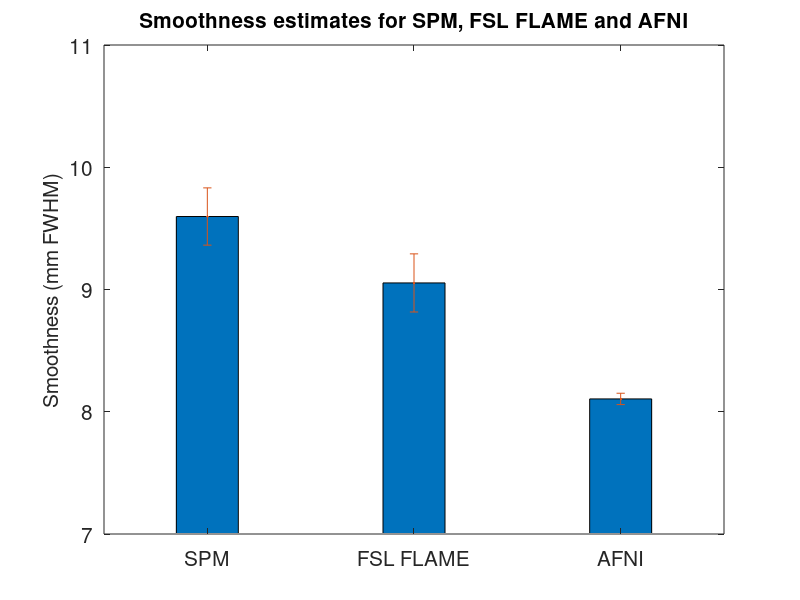
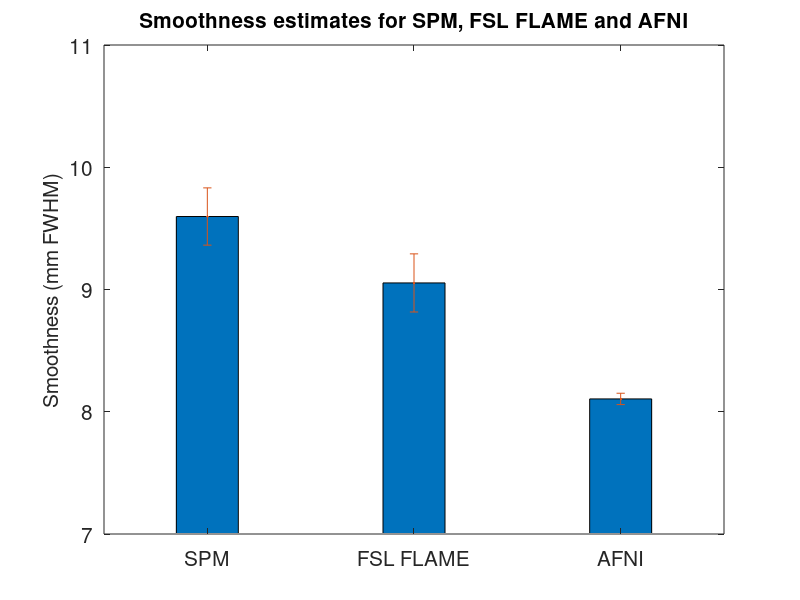

Source code (MATLAB) for these figures, in order:
close all
clear all
clc

% Beijing 6 mm event 2 two-sample t-test 20 subjects total

SPM_smoothness = [
    9.6497
    9.8273
    8.9793
    9.1973
    9.5594
    9.2537
   10.1216
    9.3283
    9.4694
    9.2619
    9.7295
    9.6700
    9.7262
    9.7169
    9.6259
    9.6641
    9.8902
    9.2432
    9.5214
    9.6641
   10.4680
    9.5246
    9.8628
    9.5637
    9.6182
    9.2671
    9.8939
    9.6610
    9.2717
    9.4611
    9.5496
    9.7142
    9.8089
    9.4576
    9.5597
    9.5570
    9.2548
    9.3603
    9.8353
    9.4194
    9.8579
    9.7497
    9.5208
    9.8667
    9.7251
    9.9086
    9.3736
    9.4035
    9.7489
    9.6879
    9.5013
    9.7769
    9.5845
    9.3988
    9.6191
    9.5353
    9.7763
   10.0066
    9.3405
    9.8822
    9.2390
    9.6835
    9.7983
    9.7609
    9.4415
    9.4410
    9.2925
    9.8532
    9.3535
    9.3805
    9.8657
    9.6269
    9.5804
    9.5265
    9.4607
    9.5928
    9.9814
    9.5341
    9.8117
    9.4170
    9.5937
    9.7174
    9.4586
    9.4580
    9.3885
    9.2768
    9.3795
    9.4557
    9.6273
    9.8486
    9.5334
    9.3885
    9.9977
    9.4636
    9.2215
    9.5079
    9.5018
    9.9740
    9.6921
    9.5528
    9.8126
    9.2294
   10.0985
    9.4877
    9.8083
    9.6911
    9.6763
    9.6616
    9.7511
    9.4382
    9.8274
    9.6211
    9.5321
    9.1532
    9.7951
    9.5588
   10.0032
    9.5484
    9.3050
    9.9310
    9.5281
    9.1868
    9.7320
    9.6831
    9.1183
    9.1206
    9.4802
    9.5057
    9.9011
    9.5341
    9.6096
    9.4728
    9.8040
   10.0447
    9.2880
    9.7675
    9.3784
    9.3084
    9.9232
    9.4044
    9.4540
   10.1545
    9.8309
    9.1851
    9.4783
    9.8342
    9.7923
    9.3109
    9.6266
    9.7351
    9.2815
    9.2630
    9.1208
    9.3747
    9.3914
    9.6519
   10.0450
    9.8820
    9.6001
   10.0036
    9.2369
    9.4713
    9.4958
    9.5021
    9.5905
    9.7820
    9.7277
    9.8143
    9.9573
    9.9348
    9.7326
    9.3910
    9.5011
    9.6533
    9.6520
    9.1588
    9.6187
    9.1240
    9.9532
    9.7241
    9.5707
    9.6209
    9.5486
    9.8185
    9.2786
    9.3635
    9.6392
    9.7123
    9.5801
    9.4871
   10.0651
    9.4061
    9.7903
    9.3460
    9.7000
   10.2384
    9.5130
    9.3415
    9.6718
    9.5298
    9.7951
    9.4559
    9.6250
    9.6858
    9.4972
    9.5618
    9.5343
    9.8981
    9.3963
    9.9816
    9.7326
   10.0833
    9.4047
    9.7240
    9.9040
    9.5228
    9.5648
    9.8663
   10.0773
    9.5808
    9.6765
    9.6020
    9.5218
    9.5596
    9.8174
    9.4614
    9.5730
    9.8012
    9.6692
    9.4902
    9.7846
    9.4733
    9.5273
    9.6157
    9.4388
    9.4609
    9.5114
    9.5928
    9.7142
   10.0322
    9.4670
    9.4635
    9.5895
    9.5089
    9.5131
    9.9761
   10.0939
    9.5559
    9.5869
    9.8295
    9.9070
    9.7415
   10.0065
    9.0974
    9.7292
    9.8096
    9.4773
    9.8306
    9.4335
    9.6465
   10.2362
    9.9361
    9.7401
    9.2845
    9.3947
    9.2568
    9.6724
    9.3171
    9.2815
    9.5839
    9.6512
    9.9590
    9.5167
    9.3285
    9.3346
    9.4318
    9.6103
    9.6324
    9.2445
    9.4897
    9.7888
    9.6558
    9.8380
    9.3607
    9.6005
   10.3579
    9.5689
    9.2504
    9.0316
    9.2025
    9.7170
    9.5293
    9.5561
    9.4701
    9.6627
    9.6823
    9.3934
    9.6669
    9.7059
    9.7005
    9.2388
    9.7520
    9.6217
    9.3641
   10.0779
    9.9691
    9.5851
    9.5888
    9.8001
    9.7299
    9.4718
    9.7422
    9.6728
    9.3438
    9.3253
    9.4657
    9.5313
    9.4697
    9.4708
    9.4513
    9.3947
    9.9386
    9.6882
    9.2349
    9.7462
    9.5147
    9.8142
    9.5896
    9.4350
    9.5791
    9.6115
    9.5406
    9.4292
    9.8932
    9.5703
    9.3358
    9.9252
    9.4691
    9.5665
    9.5810
    9.7799
    9.6266
    9.8800
    9.6460
    9.6672
    9.6775
    9.6301
    9.3039
    9.5887
    9.6469
    9.5739
   10.4073
    9.6025
    9.2136
    9.2853
    9.9531
    9.4917
    9.5647
    9.9516
   10.0175
    9.7430
    9.6960
    9.9546
    9.5878
    9.5440
    9.4132
    9.5712
    9.9442
    9.3659
    9.7023
    9.3544
    9.5659
    9.1378
    9.8081
    9.6306
    9.4846
    9.6518
    9.6321
    9.6586
    9.8734
    9.7108
    9.9021
    9.2692
    9.3227
    9.3818
    9.4571
    9.5342
    9.4532
    9.9516
   10.0812
    9.8741
    9.6775
    9.4410
    9.0626
    9.7061
    9.7995
    9.4051
    9.8539
    9.8937
    9.3226
    9.2661
    9.4979
    9.5772
    9.3625
    9.6499
    9.7268
    9.6464
    9.4128
    9.5669
    9.7750
    8.9770
    9.6475
    9.2749
    9.6447
    9.3783
    9.5595
    9.6314
    9.5325
    9.7108
    9.3602
    9.8417
    9.3146
    9.8478
    9.6034
    9.3049
    9.8539
    9.3375
    9.8574
    9.3929
    9.5890
    9.2781
    9.6049
    9.8237
    9.8103
    9.3607
    9.7702
    9.3241
    9.4296
    9.5227
    9.5054
    9.4625
    9.5763
    9.6314
    9.8748
    9.5665
    9.5573
    9.6701
    9.4320
    9.5847
    9.4171
    9.5560
    9.7823
    9.6326
    9.6808
    9.4334
    9.6810
    9.3164
    9.5590
    9.4264
    9.3774
    9.2010
    9.5991
    9.3222
    9.4760
    9.5409
    9.5925
    9.7745
    9.7307
    9.6390
    9.8230
    9.8289
    9.7438
    8.9807
    9.4722
    9.9193
    9.6828
    9.9154
    9.6917
    9.7677
    9.8965
    9.4537
    9.4128
    9.6962
    9.2702
    9.8327
    9.8233
    9.6572
    9.3064
    9.6940
   10.0425
    9.6768
   10.2237
    9.9460
    9.5998
    9.5437
    9.6347
    9.3257
    9.7581
    9.4400
    9.2586
    9.6561
    9.4478
    9.2727
    9.4640
    9.7720
    9.5433
    9.4752
    9.4735
    9.8098
    9.3354
    9.4555
    9.1913
    9.4950
    9.5901
    9.7717
    9.7051
    9.4407
    9.4877
    9.7568
    9.6961
    9.5823
   10.0544
    9.8564
    9.4665
    9.5914
    9.6594
    9.7494
   10.0491
    9.7256
    9.6874
   10.1016
    9.6722
    9.9058
    9.4169
    9.9783
   10.1119
    9.5830
    9.3181
   10.2272
    9.9348
    9.3316
    9.9619
    9.5964
    9.7086
    9.7226
    9.8462
    9.2063
    9.5866
    9.9796
    9.2972
    9.4484
    9.3597
    9.7345
    9.5621
    9.4264
    9.5375
    9.9363
    9.0224
    9.5398
    9.4315
    9.2682
    9.5768
    9.4058
    9.8294
    9.5103
    9.1074
    9.4367
    9.7069
    9.6557
    9.2474
    9.4099
    9.4719
    9.5178
    9.8188
    9.9203
    9.6663
    9.8058
    9.5501
    9.3737
    9.9460
    9.7271
    9.7510
    9.7636
    9.5305
    9.6791
    9.7804
    9.2116
    9.9937
    9.7769
    9.4040
    9.8696
    9.5781
    9.5411
    9.9093
    9.5150
    9.5369
    9.4501
    9.6766
    9.4277
    9.7368
    9.7570
    9.5889
    9.7055
    9.6187
   10.3440
    9.7297
    9.3206
    9.6701
    9.3098
    9.5630
    9.5452
    9.9012
    9.6719
    9.6727
    9.5706
    9.5875
    9.3462
    9.4843
    9.4538
    9.3997
    9.6691
    9.4858
    9.2943
    9.5689
    9.7551
    9.2428
    9.4600
    9.4812
    9.7782
    9.4701
    9.3972
    9.4828
    9.5111
    9.7390
    9.4482
    9.1859
    9.9822
    9.8695
    9.7048
    9.2698
    9.5821
    9.5793
    9.6982
    9.5625
    9.2208
    9.8445
    9.3750
    9.5326
    9.5961
    9.4615
    9.6268
    9.3368
    9.7549
    9.7643
    9.6948
    9.8246
    9.5393
    9.4295
    9.6160
    9.4848
    9.6733
    9.4432
    9.2671
    9.3256
    9.4974
    9.3052
    9.6945
    9.9487
    9.5233
    9.6334
    9.9010
   10.0157
    9.6734
    9.9607
    9.5260
    9.4150
    9.4810
    9.5979
    9.6176
    9.4690
    9.4860
    9.4175
    9.5582
    9.4337
    9.4933
    9.6428
    9.5351
    9.6189
    9.7257
    9.5352
    9.5902
    9.2878
    9.5181
    9.3184
    9.4167
    9.2470
    9.3423
    9.4698
    9.5822
    9.4505
    9.8889
    9.9863
    9.3299
    9.7599
    9.5292
    9.6666
    9.9680
    9.4517
    9.3839
    9.7518
    9.6633
    9.4742
    9.8904
    9.5662
    9.4521
    9.3906
    9.7244
    9.6719
    9.1998
    9.2515
   10.0070
    9.7062
    9.1456
    9.8379
    9.4804
    9.6311
    9.6111
    9.4800
    9.5424
    9.4893
    9.7609
    9.5760
    9.9114
    9.3930
    9.8272
    8.9641
    9.6642
    9.4127
    9.2891
   10.2196
    9.2294
    9.6174
   10.0244
    9.5491
    9.7388
    9.6990
    9.6103
    9.2575
    9.4287
    9.7669
    9.2370
    9.2691
    9.5088
    9.6756
    9.5938
    9.2207
    9.7955
    9.6232
    9.4928
    9.6129
    9.1149
    9.6450
    9.6458
    9.7148
    9.5064
    9.9478
    9.4734
    9.9170
    9.6102
    9.8370
    9.7189
    9.7441
    9.7719
    9.7989
    9.5935
    9.5881
    9.4023
    9.3605
    9.9090
    9.4594
    9.3238
    9.4587
    9.7236
    9.8185
    9.0548
    9.5498
    9.3264
    9.7882
    9.3775
    9.3562
    9.3805
    9.4948
    9.7348
    9.4242
    9.2731
    9.6606
    9.6073
    9.3442
    9.5282
    9.7596
    9.4518
    9.9461
    9.2904
    9.2951
    9.8228
    9.9004
    9.6776
    9.7149
    9.2707
    9.7059
    9.3860
    9.6432
    9.5222
    9.7938
    9.9119
    9.6127
    9.7762
    9.6387
    9.7167
    9.5150
    9.9950
    9.4341
    9.5908
    9.7806
    9.5240
    9.2878
    9.7051
    9.3872
    9.5249
    9.4943
   10.0217
    9.2815
    9.7127
    9.1392
   10.0071
    9.3132
    9.9140
    9.6662
    9.5970
    9.5356
    9.6323
    9.4409
    9.1682
    9.3228
    9.9400
    9.4300
    9.6764
    9.1115
    9.6369
    9.5637
    9.7737
    9.2441
    9.3083
    9.6891
    9.7110
    9.4820
    9.6356
    9.8569
    9.6445
   10.1351
    9.5861
    9.5195
    9.8517
    9.6510
    9.9790
    9.4166
    9.6467
    9.6944
   10.0019
    9.2952
    9.5902
    9.7533
    9.7454
    9.4349
    9.6720
    9.3614
    9.7554
    9.3375
   10.3981
    9.2990
    9.4344
    9.9707
    9.2777
    9.9058
    9.5699
    9.8499
    9.3883
    9.4801
    9.7747
    9.8713
    9.4728
    9.5601
    9.5112
    9.4750
    9.5104
    9.2235
    9.2355
    9.3767
    9.6109
    9.5431
    9.7654
    9.1322
    9.3570
    9.4551
    9.3952
    9.6104
    9.8736
    9.8174
    9.6500
    9.4210
    9.8255
    9.4935
    9.4017
    9.9369
    9.5892
    9.8574
    9.3686
    9.5418
    9.3805
    9.7409
    9.6306
    9.7876
    9.2221
    9.6511
    9.6882
    9.7496
    9.8189
    9.7637
    9.5189
    9.3567
    9.4953
    9.3263
    9.9961
   10.0334
    9.2836
    9.8378
    9.8984
    9.1604
    9.7348
    9.1378
    9.5124
    9.6907
    9.8064
    9.7024
    9.7744
    9.4874
    9.4123
    9.9230
   10.0255
    9.6430
    9.9547
    9.7288
    9.2074
    9.7407
    9.5030
    9.9954
    9.6744
    9.8374
    9.6286
    9.7212
    9.5600
    9.6174
    9.5204
    9.2894
    9.6387
    9.6286
    9.3427
    9.3743
    9.7517
    9.3601
    9.1596
    9.3718
    9.3049
   10.3765
   10.0438
    9.6584
    9.3124
    9.5076
    9.3896
    9.5664
    9.8750
    9.7803
    9.5855
    9.9877
    9.2220
    9.4064
    9.6573
    9.3026
    9.9922
    9.5812
    9.5168
    9.3856
    9.4625
    9.7370
    9.6415
    9.9185
    9.4149
    9.7085
    9.7548
    9.3727
];

FSLOLS_smoothness = [
    


];

FSLFLAME_smoothness = [
    
9.04158
9.2601
8.61626
8.73264
9.6718
8.83469
9.07568
9.01615
8.9251
8.74594
9.34233
8.90201
9.63024
9.02869
9.04139
8.72498
9.47549
8.9308
9.18565
9.20687
9.46314
8.97063
9.03918
9.23152
9.3377
8.98031
8.93944
9.0901
8.60208
9.16966
9.13847
8.61322
8.98023
8.79789
9.24372
9.04536
8.95133
9.21656
9.21865
9.17932
9.28314
9.05409
9.23582
9.44827
8.98904
9.31865
8.84079
8.70665
8.80727
9.04373
9.01045
9.44795
9.35229
9.01249
9.47572
8.96456
9.04457
9.75708
8.55857
9.01669
8.84554
9.56695
9.03247
9.11089
9.08859
9.06634
9.26113
9.17803
8.75502
8.73382
9.24068
9.0424
9.4901
8.99202
9.6548
8.86239
9.55183
9.13277
9.00551
9.17551
8.96428
8.85875
9.38047
8.84309
8.95102
9.18197
9.07377
9.05327
8.88923
8.98049
8.87176
9.01334
9.5213
9.17158
8.96391
9.34892
9.04611
9.17371
9.42291
8.8999
8.93384
8.62522
9.12032
9.21057
9.01452
8.72245
8.91124
9.12868
8.95296
9.0556
9.32552
8.72146
9.03477
8.97282
8.96149
8.8922
8.93618
9.05888
8.93705
8.93462
9.16677
8.60152
9.08635
8.93067
9.16795
9.13259
9.15913
8.92726
9.02717
9.2788
9.06056
8.81859
9.11899
9.146
9.22364
9.05304
9.02508
8.70221
8.74195
8.52582
8.89848
9.4241
9.7311
8.9867
9.17895
9.11553
9.13821
9.08953
9.40978
8.88074
9.08455
8.94655
8.91188
9.04012
8.60562
9.35301
9.01526
9.23158
8.91261
9.31496
8.75689
8.91051
9.43789
9.27728
8.81987
8.79575
8.94948
9.09911
9.27061
8.72054
9.05208
8.83241
8.98152
9.26457
9.44128
9.06892
8.79604
8.92201
8.81992
9.32745
9.05439
9.01871
8.99155
9.83
8.69556
8.93712
9.09594
8.89901
8.85116
9.13299
9.24246
8.95633
8.78916
8.93343
8.8487
9.45183
9.60096
8.84042
8.86661
9.22619
9.49761
9.02152
9.10836
9.59047
8.67035
9.31224
9.62293
9.12046
9.0079
8.80551
8.69707
8.96312
9.41564
8.91375
9.03075
9.20061
9.40285
9.05989
9.25575
8.95979
8.95983
9.12303
9.10611
9.20922
9.00049
9.01096
9.31502
9.28851
9.20145
9.03452
9.46211
9.03551
9.09833
8.627
8.80892
9.26275
9.25602
9.08758
8.80868
9.34675
8.77874
8.59476
9.19967
9.10845
8.75917
8.98446
9.1141
8.95056
9.09057
9.03513
9.07196
9.34728
9.00171
8.66087
9.38701
9.13175
9.16992
9.22642
9.02413
9.38802
9.33396
9.1574
9.45913
8.66872
8.86382
8.78747
8.89547
8.90211
8.7908
9.17689
9.13461
9.02189
8.7437
8.79509
8.80916
9.21512
9.15618
8.70306
8.95211
9.08252
9.15067
8.73309
8.63501
8.81697
9.01203
9.05678
9.38772
8.78562
8.95925
8.92694
9.04373
9.02783
9.30023
9.20373
9.08262
9.16001
9.16101
8.95023
8.75331
8.95851
8.7843
8.90913
9.06733
9.23615
9.16154
9.08417
9.36484
9.1527
9.20039
8.95118
9.27926
9.13265
8.95285
9.47363
9.21049
8.86038
9.05818
8.81249
8.83795
8.77406
8.96919
9.3797
8.99773
9.05536
9.21739
9.02717
8.78453
9.01123
8.92611
8.81955
8.93292
9.27719
9.04288
9.16167
9.20602
8.62313
9.23807
8.88721
8.85488
8.83988
9.244
9.1831
10.0355
8.91716
9.08622
9.06611
8.99611
8.75159
8.88109
9.47463
9.09893
9.54155
8.93292
8.9537
8.92456
9.27852
8.92403
8.90586
8.80545
9.26532
9.095
8.87026
8.73506
9.38454
8.7666
8.69749
9.02558
9.06572
9.06671
8.97371
8.89082
9.19222
8.9203
9.0755
8.90465
8.77414
8.92273
9.25178
8.9936
9.01003
9.25439
8.93355
9.10562
8.66112
8.85042
9.10632
8.74464
8.84766
9.2977
9.11105
8.87055
8.96411
8.91574
8.92749
8.95508
8.87538
9.17067
8.90594
9.11399
9.06978
8.85866
9.00682
9.08498
9.64689
8.86562
9.09578
8.93931
8.65444
8.74733
9.23257
9.19104
9.00469
8.92426
9.07853
9.36988
8.78302
9.20374
8.94354
8.78268
8.9846
8.83089
9.0289
9.16716
8.82476
9.41119
9.29274
8.95798
9.52625
8.74008
8.96713
8.89701
9.07541
9.25009
9.00853
8.97372
8.93023
8.86001
9.04515
9.01987
9.15007
9.04034
8.92704
9.24837
8.72182
8.93353
9.11712
9.21576
9.51025
9.06164
8.84902
8.88982
9.038
9.4726
9.43353
8.92332
8.95404
9.21963
9.28458
9.19068
9.14929
8.74319
8.9657
8.72152
9.08942
8.97743
8.96952
9.05231
8.66106
8.92938
9.23215
8.96582
8.75014
8.73404
8.78163
9.48691
9.37228
9.32331
8.98459
9.71665
9.32569
9.05047
8.58975
9.50694
9.03066
8.80109
9.01844
8.99455
8.73529
8.78818
9.13949
9.21995
8.93101
9.14664
9.2189
9.43122
9.75436
9.18326
8.7098
9.20145
8.73112
9.60547
9.03824
9.19084
9.06031
9.16835
9.12649
9.03965
9.17268
9.02987
8.67936
9.05921
8.9913
8.8156
9.22407
9.45103
8.74214
8.9138
9.16086
8.91545
8.86968
8.687
9.02046
8.87502
9.24222
8.76611
8.9744
9.34329
9.27435
8.87222
9.4711
9.24352
9.39889
9.27892
9.16348
9.56059
9.3682
9.04994
9.29158
9.43859
8.68841
9.11209
9.38613
9.20663
8.65847
9.04685
9.10355
8.95771
8.90756
9.10434
9.11779
8.95651
8.66019
9.40876
9.28146
8.83028
9.31691
9.33908
8.57496
9.11337
8.66351
8.55072
9.12416
9.08332
9.10395
9.12386
9.11511
9.16963
9.28087
8.95348
8.9102
8.95456
9.09287
9.01385
9.19147
8.9552
8.59414
8.95899
9.34307
8.77489
9.40093
9.14259
9.42115
9.02837
9.0393
9.07931
8.75856
8.79834
8.77787
9.02174
8.94888
9.06696
9.34199
9.01146
9.48657
9.06867
8.75445
9.09403
9.18067
9.27495
9.4112
9.12918
8.67843
9.31316
9.25118
9.25688
9.11322
8.79504
9.36538
8.82156
9.18981
8.82367
8.72744
8.98941
8.90622
9.21218
9.21649
8.85543
9.15285
9.2592
8.90354
8.72007
8.81875
8.74875
8.85722
9.15492
9.02109
8.87635
8.80255
9.2959
8.72674
8.94738
9.10159
9.17853
8.89814
9.2738
8.57684
9.57627
9.34762
9.07143
8.92604
9.22564
8.98407
9.37279
9.0349
8.64813
9.15839
8.73937
9.06937
9.17299
8.98712
8.95656
8.95032
8.77143
8.87489
9.32897
9.3596
8.97537
8.84343
9.28461
8.86831
8.85757
9.1261
8.93523
9.385
9.33833
8.72433
9.30661
9.82646
9.18869
9.04766
9.19341
9.33044
9.23511
9.22639
9.09542
9.28862
8.74771
8.94476
8.8623
8.98875
8.81776
9.33176
8.95899
9.25254
9.03184
9.16124
8.88272
9.05037
9.2214
9.28775
8.7411
9.03788
8.87767
8.65888
8.68969
8.97716
9.58746
8.94643
9.14498
8.76053
9.15377
9.4361
8.7692
8.85962
9.15757
9.26588
9.14602
8.71506
8.93846
9.29125
8.75083
8.81385
9.55215
9.04025
9.0062
9.38795
9.24365
9.60975
9.11557
8.87403
9.13188
9.10196
9.20074
9.00102
9.30856
8.9856
8.80929
9.17548
8.9487
9.1223
9.25716
8.93793
8.77316
8.99336
9.11595
8.61795
9.44301
8.75885
8.73322
9.11239
8.87533
8.83606
9.16062
9.24861
9.50423
8.98771
9.18896
9.02893
9.36544
9.36709
8.90333
8.59111
8.9124
8.86373
9.27635
9.25977
8.99589
9.11443
9.42901
8.97481
8.65118
9.11137
9.14819
9.29077
9.21682
9.35725
9.05907
9.91127
8.96571
8.85495
9.13277
9.33641
8.84658
9.19075
9.40594
9.24291
8.84475
8.84532
9.01118
9.4378
9.03278
9.01988
8.9803
9.08734
8.92152
9.33144
8.65874
8.82627
8.98042
8.97972
8.95364
9.17951
9.18696
8.78954
9.00322
9.12072
9.48239
8.58659
8.44989
9.06538
9.09625
8.96034
8.59213
9.44888
9.32825
9.20072
9.2246
8.9991
8.82208
8.65417
9.12144
9.30334
8.61825
8.69995
9.16759
9.04541
9.06228
9.01732
9.08195
9.05112
9.18128
9.26262
9.28214
9.10462
9.05071
9.0113
8.99843
9.39626
9.43693
9.1116
9.04609
8.90111
9.24021
8.58041
9.15474
8.7594
9.47488
9.06096
8.94657
8.92204
9.10247
8.92013
9.0191
9.02116
9.00629
9.34678
8.94457
8.71757
8.77767
8.97562
9.10749
9.22639
9.01995
9.02452
9.32744
9.33761
9.36695
9.21617
9.71049
9.23683
8.86835
8.94897
9.59331
8.89419
8.88207
9.06312
8.86478
9.54781
9.02454
9.00883
8.90167
9.21586
8.78051
8.6233
9.4865
9.05908
8.78987
8.81969
9.23961
9.35336
8.81723
9.28781
8.91156
9.02633
9.26958
8.67033
8.83271
8.97946
8.83311
8.75952
9.22731
8.74051
8.61055
9.19895
9.15878
8.82
8.94871
8.88233
9.10715
9.13968
8.7659
8.66908
8.6876
8.74414
8.66755
8.99763
9.03087
8.77912
8.99715
8.87677
9.00313
8.80912
8.92632
9.1453
8.70321
8.83073
8.67382
8.78309
9.4975
9.12025
9.14626
9.4132
8.77767
9.50784
8.80249
8.95545
9.01753
9.01379
9.27064
8.83864
8.9362
8.64053
9.00474
9.07111
8.77325
9.25558
9.32007
8.93459
9.35461
8.88471
9.14983
9.17666
9.02023
9.18484
9.32815
9.01069
8.89444
9.06239
9.21704
9.0698
9.34409
8.71903
9.0474
9.67737
8.55047
9.4037
8.82385
9.33393
9.14931
9.07554
8.78819
9.01678
9.46317
8.89924
9.34509
9.05833
9.03152
9.11528
9.18964
8.76293
9.04923
8.48528
8.96835
9.28506
9.30456
9.3383
9.10889
9.12232
9.12526
9.35078
9.04273
8.83062
9.06218
8.89973
8.80668
9.32344
8.94457
8.95991
9.10334
9.27781
9.13438
9.07653
8.72816
8.90745
8.71322
9.25963
8.91046
8.65046
9.3102
9.28678

];


AFNI_smoothness = [
    
8.076
8.155
8.103
8.055
8.041
8.105
8.169
8.037
8.045
8.129
8.062
8.177
8.163
8.133
8.111
8.079
8.142
8.013
8.038
8.076
8.120
8.094
8.185
8.113
8.111
8.153
8.111
8.060
8.150
8.121
8.168
8.108
8.032
8.070
8.108
8.128
8.082
8.024
8.120
8.053
8.121
8.058
8.087
8.140
8.084
8.080
8.086
8.011
8.116
8.131
8.111
8.121
8.130
8.167
8.136
8.113
8.098
8.112
8.044
8.120
8.041
8.126
8.097
8.060
8.116
8.068
8.205
8.189
8.060
8.120
8.137
8.131
8.184
8.085
8.137
8.186
8.257
8.109
8.147
8.071
8.105
8.100
8.194
8.063
8.104
8.094
8.083
8.010
8.066
8.100
8.083
8.154
8.215
8.097
8.069
8.127
8.217
8.161
8.097
8.103
8.100
8.102
8.107
8.139
8.177
8.080
8.038
8.065
8.111
8.059
8.165
8.052
8.212
8.009
8.147
8.125
8.106
8.026
8.138
8.155
8.043
8.083
8.138
8.040
8.105
8.092
8.128
8.035
8.155
8.148
8.144
8.066
8.074
8.102
8.123
8.116
8.092
8.078
8.103
8.013
8.058
8.185
8.090
8.050
8.035
8.140
8.033
8.137
8.140
8.057
8.119
8.145
8.004
8.064
8.040
8.051
8.129
8.091
8.207
8.044
8.109
8.077
8.138
8.171
8.059
8.049
8.087
8.112
8.077
8.095
8.199
8.106
8.100
8.185
8.039
8.101
8.067
8.117
8.107
8.164
8.112
8.105
8.071
8.137
8.055
8.183
8.062
8.091
8.041
8.151
8.142
8.057
8.063
8.054
8.076
8.146
8.166
8.060
8.119
8.064
8.147
8.044
8.030
8.151
8.071
8.113
8.091
8.153
8.129
8.057
8.091
8.133
8.111
8.115
8.138
8.078
8.062
8.103
8.126
8.061
8.153
8.093
8.114
8.100
8.220
8.087
7.994
8.141
8.129
8.074
8.104
8.144
8.225
8.107
8.088
8.140
8.045
8.119
8.211
8.091
8.115
8.045
8.088
8.107
8.064
8.018
8.067
8.067
8.092
8.102
8.133
8.081
8.132
8.078
8.224
8.066
8.115
8.157
8.102
8.114
8.083
8.164
8.088
8.110
8.085
8.096
8.124
8.121
7.991
8.114
8.054
8.114
8.071
8.057
8.103
8.065
8.078
8.148
8.088
8.204
8.091
8.128
8.128
8.075
8.092
8.027
8.104
8.070
8.060
8.106
8.091
8.104
8.085
8.129
8.132
8.130
8.125
8.202
8.166
8.157
8.029
8.108
8.152
8.168
8.141
8.173
8.185
8.126
8.085
8.191
8.122
8.163
8.130
8.158
8.105
8.084
8.086
8.152
8.087
8.111
8.048
8.075
8.181
8.101
8.122
8.080
8.108
8.093
8.071
8.064
8.154
8.070
8.094
8.130
8.026
8.106
8.120
8.134
8.074
8.107
8.084
8.045
8.127
8.175
8.051
8.088
8.074
8.089
8.121
8.135
8.160
8.141
8.133
8.124
8.117
8.151
8.064
8.093
8.149
8.095
8.124
8.060
8.134
8.096
8.079
8.156
8.100
8.187
8.029
8.105
8.094
8.102
8.047
8.130
8.168
8.057
8.160
8.182
8.118
8.149
8.093
8.173
8.139
8.077
8.084
8.137
8.146
8.132
8.139
8.131
8.099
8.040
8.127
8.042
8.184
8.133
8.109
8.153
8.083
8.274
8.065
8.098
8.117
8.185
8.045
8.084
8.156
8.108
8.081
8.149
8.101
8.189
8.096
8.069
8.001
8.109
8.089
8.072
8.135
8.070
8.084
8.068
8.112
8.058
8.150
8.157
8.062
8.181
8.049
8.069
7.987
8.092
8.155
8.127
8.096
8.090
8.123
8.146
8.144
8.084
8.112
8.056
8.106
8.116
8.104
8.107
8.097
8.109
8.106
8.019
8.034
8.121
8.101
8.197
8.163
8.097
8.069
8.070
8.087
8.104
8.072
8.116
8.140
8.160
8.101
8.145
8.106
8.125
8.099
8.141
8.087
8.106
8.042
8.179
8.113
8.096
8.097
8.145
8.199
8.084
8.064
8.075
8.109
8.119
8.072
8.076
8.140
8.041
8.145
8.106
8.112
8.184
8.124
8.109
8.119
8.051
8.090
8.114
8.074
8.045
8.127
8.078
8.198
8.093
8.178
8.115
8.094
8.126
8.164
8.038
8.069
8.091
8.139
8.180
8.120
8.109
8.024
8.099
8.081
8.136
8.047
8.107
8.109
8.152
8.146
8.078
8.107
8.192
8.117
8.113
8.088
8.152
8.099
8.109
8.133
8.192
8.153
8.038
8.053
8.074
8.065
8.189
8.118
8.103
8.062
8.184
8.126
8.094
8.093
8.057
8.089
8.052
8.061
8.173
8.076
8.085
8.070
8.031
8.086
8.060
8.045
8.080
8.121
8.056
8.075
8.086
8.082
8.138
8.067
8.029
8.155
8.144
8.072
8.152
8.121
8.072
8.149
8.118
8.019
8.106
8.031
8.158
8.131
8.059
8.081
8.087
8.051
8.148
8.137
8.122
8.178
8.072
8.145
8.109
8.130
8.068
8.119
8.119
8.038
8.154
8.129
8.183
8.082
8.138
8.154
8.027
8.144
8.079
8.118
8.117
8.063
8.104
8.062
8.140
8.125
8.209
8.053
8.117
8.149
8.117
8.082
8.084
7.981
8.087
8.159
8.066
8.097
8.094
8.143
8.043
8.096
8.078
8.122
8.085
8.104
8.114
8.144
8.112
8.034
8.056
8.054
8.065
8.163
8.104
8.054
8.095
8.051
8.093
8.099
8.160
8.088
8.074
8.140
8.127
8.056
8.138
8.093
8.074
8.153
8.113
8.048
8.048
8.103
8.082
8.066
7.963
8.046
8.252
8.121
8.108
8.023
8.137
8.057
8.126
8.130
8.083
8.054
8.170
8.050
8.080
8.123
8.103
8.147
8.116
8.093
8.084
8.083
8.059
8.094
8.101
8.062
8.147
8.170
8.177
8.112
8.015
8.153
8.016
8.122
8.098
8.192
8.170
8.107
8.186
8.033
8.064
8.167
8.032
8.083
8.099
8.135
8.104
8.141
8.099
8.094
8.058
8.072
8.109
8.033
8.093
8.147
8.113
8.158
8.126
8.102
8.134
8.091
8.092
8.033
8.152
8.074
8.127
8.074
8.158
8.108
8.062
8.084
8.037
8.073
8.114
8.002
8.151
8.108
8.070
8.128
8.145
8.175
8.092
8.170
8.096
8.006
8.154
8.160
8.129
8.055
8.101
8.109
8.170
8.076
8.125
8.103
8.140
8.106
8.074
8.180
8.088
8.113
8.169
8.124
8.160
8.158
8.127
8.050
8.084
8.065
8.024
8.048
8.085
8.158
8.097
8.098
8.108
7.985
8.034
8.054
8.207
8.048
8.148
8.175
8.108
8.067
8.119
8.149
8.092
8.117
8.145
8.185
8.063
8.046
8.072
8.174
8.157
8.074
8.071
8.192
8.118
8.075
8.130
8.172
8.201
8.065
8.217
8.098
8.065
8.111
8.119
8.144
8.107
8.101
8.121
8.050
8.103
8.188
8.175
8.066
8.089
8.106
8.085
7.977
8.069
8.129
8.093
8.139
8.125
8.149
8.116
8.069
8.134
8.107
8.081
8.116
8.112
8.072
8.028
8.104
8.119
8.221
8.010
8.096
8.174
8.166
8.088
8.110
8.070
8.171
8.098
8.148
8.104
8.166
8.111
8.106
8.164
8.136
8.066
8.112
8.089
8.092
8.065
8.174
8.064
8.086
8.099
8.074
7.982
8.161
8.128
8.090
8.095
8.206
8.025
8.040
8.130
8.139
8.218
8.081
8.110
8.104
8.106
8.175
8.107
8.124
8.063
8.151
8.090
8.135
8.076
8.055
8.157
8.037
8.079
8.129
8.048
8.029
8.049
8.063
8.027
8.165
8.102
8.087
8.144
8.106
7.994
8.125
8.130
8.007
8.122
8.144
8.064
8.092
8.094
8.042
8.166
8.014
8.209
8.035
8.098
8.087
8.096
8.146
8.157
8.067
8.044
8.185
8.079
8.148
8.103
8.160
8.036
8.202
8.125
8.065
8.188
8.078
8.110
8.092
8.061
8.028
8.157
8.125
8.104
8.073
8.026
8.088
8.195
8.070
8.171
8.032
8.175
8.124
8.020
8.099
8.062
8.072
8.001
8.112
8.057
8.133
8.086
8.086
7.986
8.041
8.109
8.054
8.188
8.114
8.146
8.085
8.071
8.078
8.165
8.250
8.122
8.132
8.158
8.059
8.139
8.071
8.108
8.139
8.062
8.088
8.087
8.096
8.099
8.103
8.161
8.174
8.050
8.097
8.104

];




% figure
% plot(1:1000,[SPM_smoothness],'r','LineWidth',1)
% hold on
% plot(1:1000,[FSLFLAME_smoothness],'g','LineWidth',1)
% hold on
% plot(1:1000,[AFNI_smoothness],'b','LineWidth',1)
% hold off
% 
% title('Smoothness estimates for SPM, FSL and AFNI','FontSize',15)
% xlabel('Group analysis','FontSize',15)
% ylabel('Smoothness (mm FWHM)','FontSize',15)
% legend('SPM','FSL','AFNI')
% ylim([7 12])
% xlim([1 1000])
% set(gca,'FontSize',15)
% 
% NumTicks = 5;
% L = [1 1000];
% set(gca,'XTick',linspace(L(1),L(2),NumTicks))
% set(gca,'XTickLabel',{'1', '250', '500', '750', '1000'})


figure
bar(1:3,[mean(SPM_smoothness) mean(FSLFLAME_smoothness) mean(AFNI_smoothness)],0.3)
hold on
errorbar(1:3, [mean(SPM_smoothness) mean(FSLFLAME_smoothness) mean(AFNI_smoothness)], [std(SPM_smoothness) std(FSLFLAME_smoothness) std(AFNI_smoothness)],'.' )
hold off

ylim([7 11])
set(gca,'FontSize',15)
NumTicks = 3;
L = [1 3];
set(gca,'XTick',linspace(L(1),L(2),NumTicks))
set(gca,'XTickLabel',{'SPM', 'FSL FLAME', 'AFNI'})

title('Smoothness estimates for SPM, FSL FLAME and AFNI','FontSize',15)
xlabel('','FontSize',15)
ylabel('Smoothness (mm FWHM)','FontSize',15)


print -dpng 'smoothness_Beijing.png'
print -depsc 'smoothness_Beijing.eps'






% figure
% plot(1:1000,[SPM_smoothness],'k','LineWidth',1)
% hold on
% plot(1:1000,[FSLFLAME_smoothness],':k','LineWidth',1)
% hold on
% plot(1:1000,[AFNI_smoothness],'.k','LineWidth',1)
% hold off
% 
% title('Smoothness estimates for SPM, FSL and AFNI','FontSize',15)
% xlabel('Group analysis','FontSize',15)
% ylabel('Smoothness (mm FWHM)','FontSize',15)
% legend('SPM','FSL','AFNI')
% ylim([7 12])
% xlim([1 1000])
% set(gca,'FontSize',15)
% 
% NumTicks = 5;
% L = [1 1000];
% set(gca,'XTick',linspace(L(1),L(2),NumTicks))
% set(gca,'XTickLabel',{'1', '250', '500', '750', '1000'})
% 
% print -dpng 'smoothness_Beijing_bw.png'
% print -depsc 'smoothness_Beijing_bw.eps'


